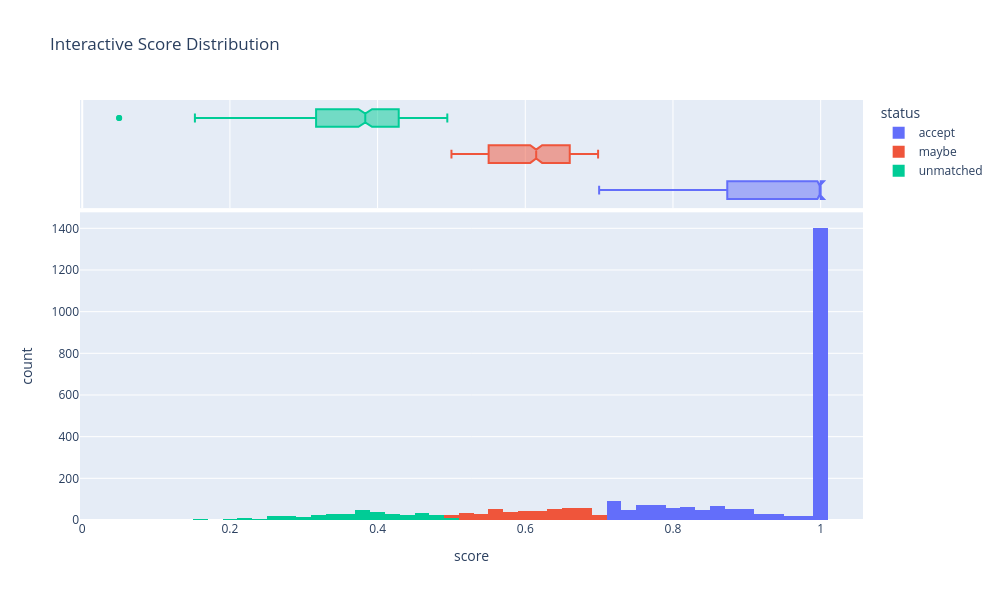

Here is the notebook cell this chart was saved with:
### Markdown cell above
## 3. Score Distribution Patterns

Let's analyze the patterns in match scores using density plots and interactive visualizations.

### Code cell
# Create KDE plot for score distribution
plt.figure(figsize=(12, 6))

for status in er_results['status'].unique():
    sns.kdeplot(
        data=er_results[er_results['status'] == status],
        x='score',
        fill=True,
        alpha=0.5,
        label=status
    )

plt.title('Score Distribution Density by Match Status')
plt.xlabel('Match Score')
plt.ylabel('Density')
plt.grid(True, alpha=0.3)
plt.legend()
plt.show()

# Create an interactive histogram
fig = px.histogram(
    er_results,
    x='score',
    color='status',
    marginal='box',
    nbins=50,
    title='Interactive Score Distribution'
)

fig.update_layout(
    barmode='overlay',
    width=1000,
    height=600
)
fig.show()

### Figure 1 — Plotly figure (JSON) as saved in the notebook; plotly's stock layout.template omitted (floating-point values rounded to 4 significant figures; data arrays with more than 128 entries replaced by an {"elided": "..."} marker saying what was removed)
{"data": [{"bingroup": "x", "hovertemplate": "status=accept<br>score=%{x}<br>count=%{y}<extra></extra>", "legendgroup": "accept", "marker": {"color": "#636efa", "pattern": {"shape": ""}}, "name": "accept", "nbinsx": 50, "orientation": "v", "showlegend": true, "type": "histogram", "x": {"elided": "2124 float values"}, "xaxis": "x", "yaxis": "y"}, {"hovertemplate": "status=accept<br>score=%{x}<extra></extra>", "legendgroup": "accept", "marker": {"color": "#636efa"}, "name": "accept", "notched": true, "showlegend": false, "type": "box", "x": {"elided": "2124 float values"}, "xaxis": "x2", "yaxis": "y2"}, {"bingroup": "x", "hovertemplate": "status=maybe<br>score=%{x}<br>count=%{y}<extra></extra>", "legendgroup": "maybe", "marker": {"color": "#EF553B", "pattern": {"shape": ""}}, "name": "maybe", "nbinsx": 50, "orientation": "v", "showlegend": true, "type": "histogram", "x": {"elided": "460 float values"}, "xaxis": "x", "yaxis": "y"}, {"hovertemplate": "status=maybe<br>score=%{x}<extra></extra>", "legendgroup": "maybe", "marker": {"color": "#EF553B"}, "name": "maybe", "notched": true, "showlegend": false, "type": "box", "x": {"elided": "460 float values"}, "xaxis": "x2", "yaxis": "y2"}, {"bingroup": "x", "hovertemplate": "status=unmatched<br>score=%{x}<br>count=%{y}<extra></extra>", "legendgroup": "unmatched", "marker": {"color": "#00cc96", "pattern": {"shape": ""}}, "name": "unmatched", "nbinsx": 50, "orientation": "v", "showlegend": true, "type": "histogram", "x": {"elided": "367 float values"}, "xaxis": "x", "yaxis": "y"}, {"hovertemplate": "status=unmatched<br>score=%{x}<extra></extra>", "legendgroup": "unmatched", "marker": {"color": "#00cc96"}, "name": "unmatched", "notched": true, "showlegend": false, "type": "box", "x": {"elided": "367 float values"}, "xaxis": "x2", "yaxis": "y2"}], "layout": {"barmode": "overlay", "height": 600, "legend": {"title": {"text": "status"}, "tracegroupgap": 0}, "title": {"text": "Interactive Score Distribution"}, "width": 1000, "xaxis": {"anchor": "y", "domain": [0, 1], "title": {"text": "score"}}, "xaxis2": {"anchor": "y2", "domain": [0, 1], "matches": "x", "showgrid": true, "showticklabels": false}, "yaxis": {"anchor": "x", "domain": [0, 0.7326], "title": {"text": "count"}}, "yaxis2": {"anchor": "x2", "domain": [0.7426, 1], "matches": "y2", "showgrid": false, "showline": false, "showticklabels": false, "ticks": ""}}}
